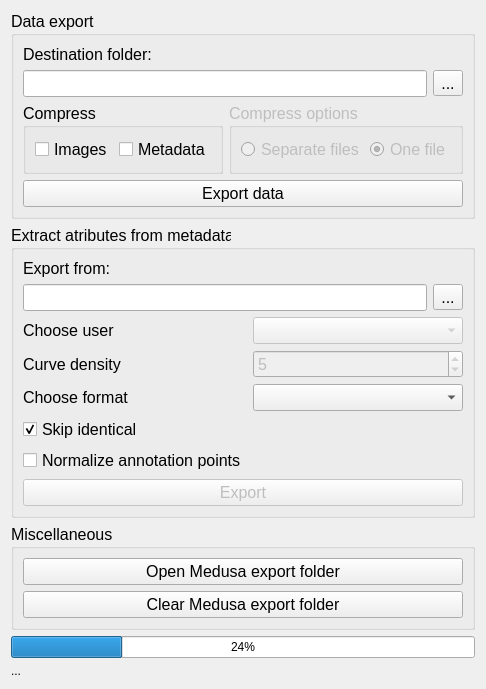
<?xml version="1.0" encoding="UTF-8"?>
<ui version="4.0">
 <class>MedusaExporter</class>
 <widget class="QWidget" name="MedusaExporter">
  <property name="windowModality">
   <enum>Qt::NonModal</enum>
  </property>
  <property name="geometry">
   <rect>
    <x>0</x>
    <y>0</y>
    <width>428</width>
    <height>636</height>
   </rect>
  </property>
  <property name="windowTitle">
   <string>Medusa Exporter</string>
  </property>
  <property name="styleSheet">
   <string notr="true">/*background-color: rgb(91,91,91);
color: white*/
</string>
  </property>
  <layout class="QVBoxLayout" name="verticalLayout">
   <item>
    <layout class="QHBoxLayout" name="horizontalLayout">
     <item>
      <widget class="QWidget" name="widget" native="true">
       <layout class="QVBoxLayout" name="verticalLayout_5">
        <property name="margin">
         <number>0</number>
        </property>
        <item>
         <widget class="QGroupBox" name="dataBox">
          <property name="font">
           <font>
            <pointsize>12</pointsize>
           </font>
          </property>
          <property name="title">
           <string>Data export</string>
          </property>
          <layout class="QGridLayout" name="gridLayout_2">
           <item row="3" column="1" colspan="2">
            <widget class="QGroupBox" name="compressOptionBox">
             <property name="enabled">
              <bool>false</bool>
             </property>
             <property name="sizePolicy">
              <sizepolicy hsizetype="Expanding" vsizetype="Preferred">
               <horstretch>0</horstretch>
               <verstretch>0</verstretch>
              </sizepolicy>
             </property>
             <property name="title">
              <string>Compress options</string>
             </property>
             <property name="flat">
              <bool>false</bool>
             </property>
             <layout class="QHBoxLayout" name="horizontalLayout_6">
              <item>
               <widget class="QRadioButton" name="separateRadio">
                <property name="sizePolicy">
                 <sizepolicy hsizetype="Expanding" vsizetype="Fixed">
                  <horstretch>0</horstretch>
                  <verstretch>0</verstretch>
                 </sizepolicy>
                </property>
                <property name="text">
                 <string>Separate files</string>
                </property>
               </widget>
              </item>
              <item>
               <widget class="QRadioButton" name="togetherRadio">
                <property name="text">
                 <string>One file</string>
                </property>
                <property name="checked">
                 <bool>true</bool>
                </property>
               </widget>
              </item>
             </layout>
            </widget>
           </item>
           <item row="3" column="0">
            <widget class="QGroupBox" name="compressBox">
             <property name="sizePolicy">
              <sizepolicy hsizetype="Preferred" vsizetype="Preferred">
               <horstretch>0</horstretch>
               <verstretch>0</verstretch>
              </sizepolicy>
             </property>
             <property name="title">
              <string>Compress</string>
             </property>
             <layout class="QHBoxLayout" name="horizontalLayout_5">
              <item>
               <widget class="QCheckBox" name="imagesCheck">
                <property name="text">
                 <string>Images</string>
                </property>
               </widget>
              </item>
              <item>
               <widget class="QCheckBox" name="metaCheck">
                <property name="text">
                 <string>Metadata</string>
                </property>
               </widget>
              </item>
             </layout>
            </widget>
           </item>
           <item row="0" column="0">
            <widget class="QLabel" name="label_3">
             <property name="text">
              <string>Destination folder:</string>
             </property>
            </widget>
           </item>
           <item row="4" column="0" colspan="3">
            <widget class="QPushButton" name="extractButton">
             <property name="text">
              <string>Export data</string>
             </property>
             <property name="checkable">
              <bool>true</bool>
             </property>
             <property name="checked">
              <bool>false</bool>
             </property>
             <property name="flat">
              <bool>false</bool>
             </property>
            </widget>
           </item>
           <item row="1" column="2">
            <widget class="QToolButton" name="extractToButton">
             <property name="text">
              <string>...</string>
             </property>
            </widget>
           </item>
           <item row="1" column="0" colspan="2">
            <widget class="QLineEdit" name="extractToLineEdit"/>
           </item>
          </layout>
         </widget>
        </item>
        <item>
         <spacer name="verticalSpacer">
          <property name="orientation">
           <enum>Qt::Vertical</enum>
          </property>
          <property name="sizeHint" stdset="0">
           <size>
            <width>20</width>
            <height>40</height>
           </size>
          </property>
         </spacer>
        </item>
        <item>
         <widget class="QGroupBox" name="atributesBox">
          <property name="enabled">
           <bool>true</bool>
          </property>
          <property name="font">
           <font>
            <pointsize>12</pointsize>
           </font>
          </property>
          <property name="title">
           <string>Extract atributes from metadata</string>
          </property>
          <layout class="QGridLayout" name="gridLayout">
           <item row="8" column="0" colspan="3">
            <widget class="QPushButton" name="exportButton">
             <property name="enabled">
              <bool>false</bool>
             </property>
             <property name="text">
              <string>Export</string>
             </property>
             <property name="checkable">
              <bool>true</bool>
             </property>
            </widget>
           </item>
           <item row="1" column="0">
            <widget class="QLabel" name="label_4">
             <property name="text">
              <string>Export from:</string>
             </property>
            </widget>
           </item>
           <item row="3" column="0">
            <widget class="QLabel" name="label">
             <property name="text">
              <string>Choose user</string>
             </property>
            </widget>
           </item>
           <item row="6" column="0">
            <widget class="QCheckBox" name="skipIdenticalComboBox">
             <property name="enabled">
              <bool>true</bool>
             </property>
             <property name="text">
              <string>Skip identical</string>
             </property>
             <property name="checked">
              <bool>true</bool>
             </property>
            </widget>
           </item>
           <item row="5" column="0">
            <widget class="QLabel" name="label_6">
             <property name="text">
              <string>Choose format</string>
             </property>
            </widget>
           </item>
           <item row="7" column="0">
            <widget class="QCheckBox" name="normalizePointsCheck">
             <property name="text">
              <string>Normalize annotation points</string>
             </property>
            </widget>
           </item>
           <item row="4" column="1" colspan="2">
            <widget class="QSpinBox" name="curveDensitySpinBox">
             <property name="enabled">
              <bool>false</bool>
             </property>
             <property name="value">
              <number>5</number>
             </property>
            </widget>
           </item>
           <item row="5" column="1" colspan="2">
            <widget class="QComboBox" name="chooseFormatComboBox">
             <property name="enabled">
              <bool>true</bool>
             </property>
            </widget>
           </item>
           <item row="3" column="1" colspan="2">
            <widget class="QComboBox" name="chooseUserComboBox">
             <property name="enabled">
              <bool>false</bool>
             </property>
            </widget>
           </item>
           <item row="4" column="0">
            <widget class="QLabel" name="label_2">
             <property name="text">
              <string>Curve density</string>
             </property>
            </widget>
           </item>
           <item row="2" column="2">
            <widget class="QToolButton" name="exportFromButton">
             <property name="text">
              <string>...</string>
             </property>
            </widget>
           </item>
           <item row="2" column="0" colspan="2">
            <widget class="QLineEdit" name="exportFromLineEdit">
             <property name="frame">
              <bool>true</bool>
             </property>
             <property name="readOnly">
              <bool>true</bool>
             </property>
            </widget>
           </item>
          </layout>
         </widget>
        </item>
        <item>
         <spacer name="verticalSpacer_2">
          <property name="orientation">
           <enum>Qt::Vertical</enum>
          </property>
          <property name="sizeHint" stdset="0">
           <size>
            <width>20</width>
            <height>40</height>
           </size>
          </property>
         </spacer>
        </item>
        <item>
         <widget class="QGroupBox" name="miscBox">
          <property name="font">
           <font>
            <pointsize>12</pointsize>
           </font>
          </property>
          <property name="title">
           <string>Miscellaneous</string>
          </property>
          <layout class="QVBoxLayout" name="verticalLayout_4">
           <item>
            <widget class="QPushButton" name="openMedusaFolderButton">
             <property name="text">
              <string>Open Medusa export folder</string>
             </property>
            </widget>
           </item>
           <item>
            <widget class="QPushButton" name="clearMedusaFolderButton">
             <property name="text">
              <string>Clear Medusa export folder</string>
             </property>
             <property name="checkable">
              <bool>true</bool>
             </property>
            </widget>
           </item>
          </layout>
         </widget>
        </item>
       </layout>
      </widget>
     </item>
    </layout>
   </item>
   <item>
    <widget class="QProgressBar" name="progressBar">
     <property name="value">
      <number>24</number>
     </property>
    </widget>
   </item>
   <item>
    <widget class="QLabel" name="progressBarLabel">
     <property name="text">
      <string>...</string>
     </property>
    </widget>
   </item>
  </layout>
 </widget>
 <resources>
  <include location="../../dicom/ui/dicomRC.qrc"/>
  <include location="medusaExporterRC.qrc"/>
  <include location="C:/Users/Wojciech/.designer/backup/medusaExporterRC.qrc"/>
 </resources>
 <connections/>
</ui>
